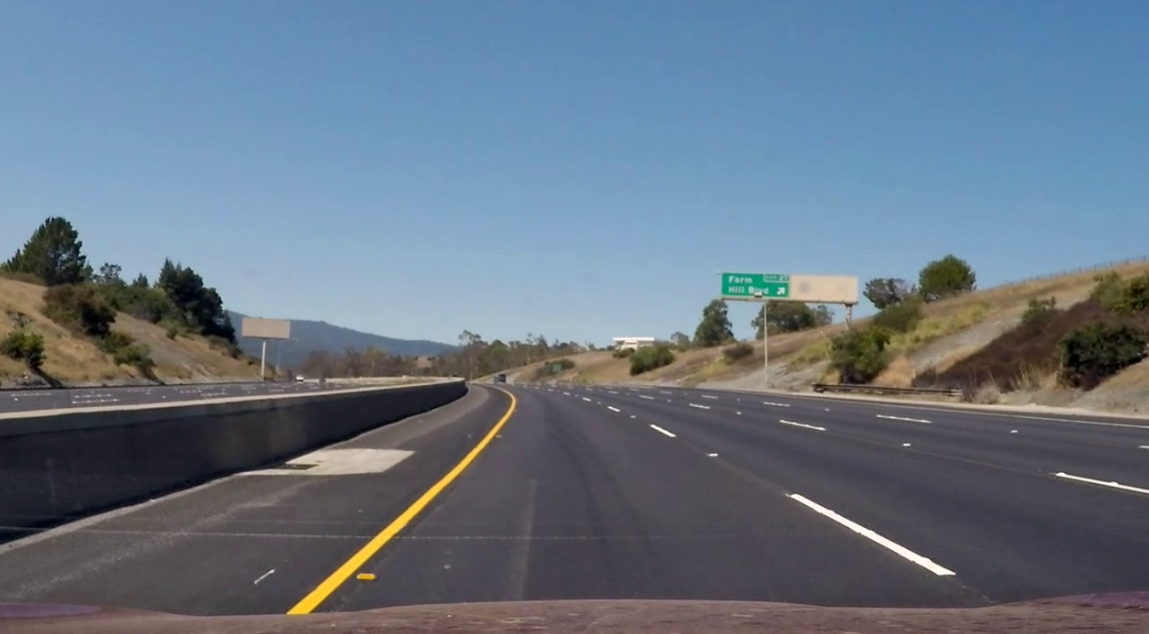
#> input picture opencvClassEx/data2/road.png, 1149 x 634 px
$ python canny.py
#> lines starting #> are read from the running program, lines starting #| are printed output that depends on the picture; after the words box and inside, x2 and y2 are one past the last pixel; in counts of white or black regions, pixels touching at a corner belong together
import cv2, sys
import numpy as np

src =cv2.imread('data2/road.png', cv2.IMREAD_GRAYSCALE)
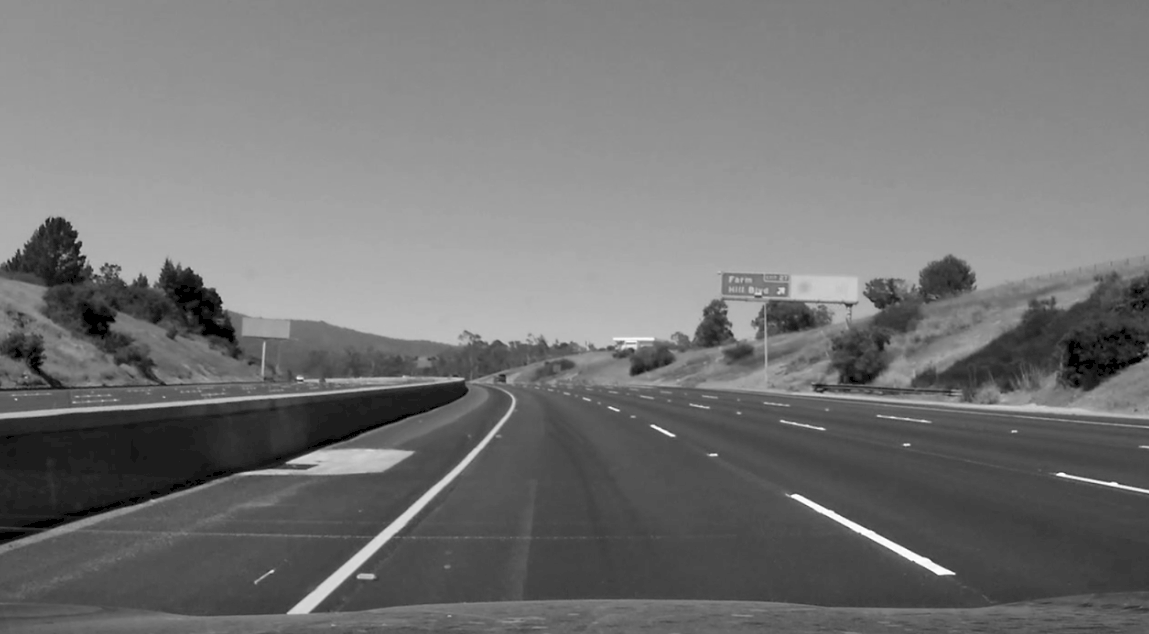
#> src: shape (634, 1149); min 0, max 255, mean 115.6

if src is None:
    sys.exit('Image load failed')


dst = cv2.Canny(src, 64, 128)
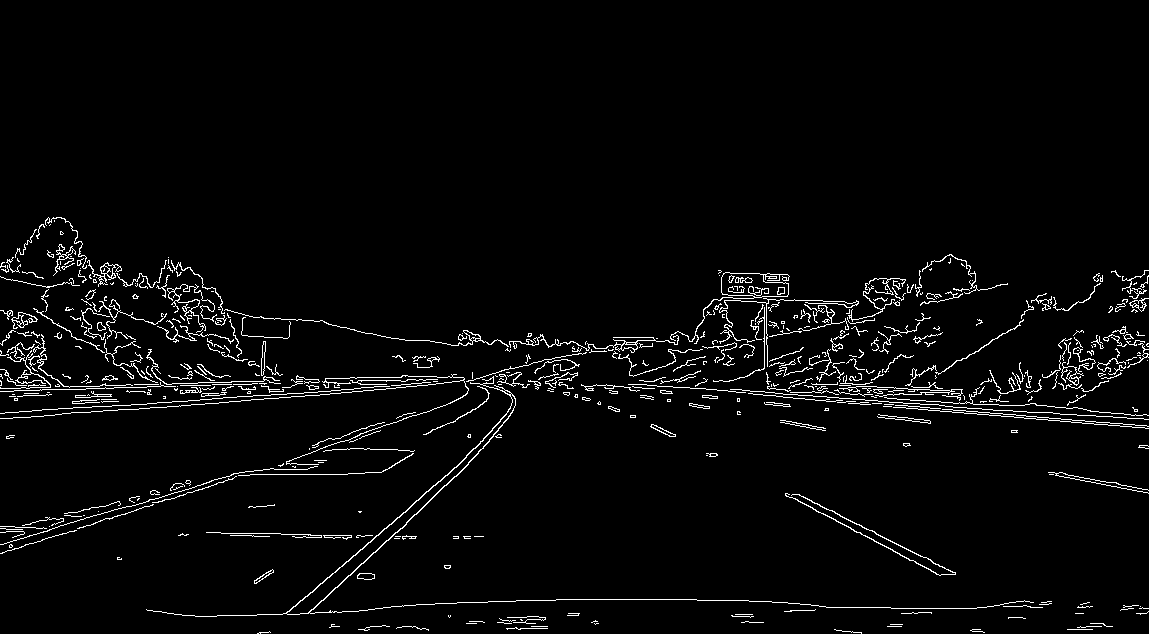
#> dst: shape (634, 1149); 3.2% white in thin lines or dots, all inside (x1, y1, x2, y2) = (0, 217, 1149, 634)
dst1 = cv2.Canny(src, 5, 128)
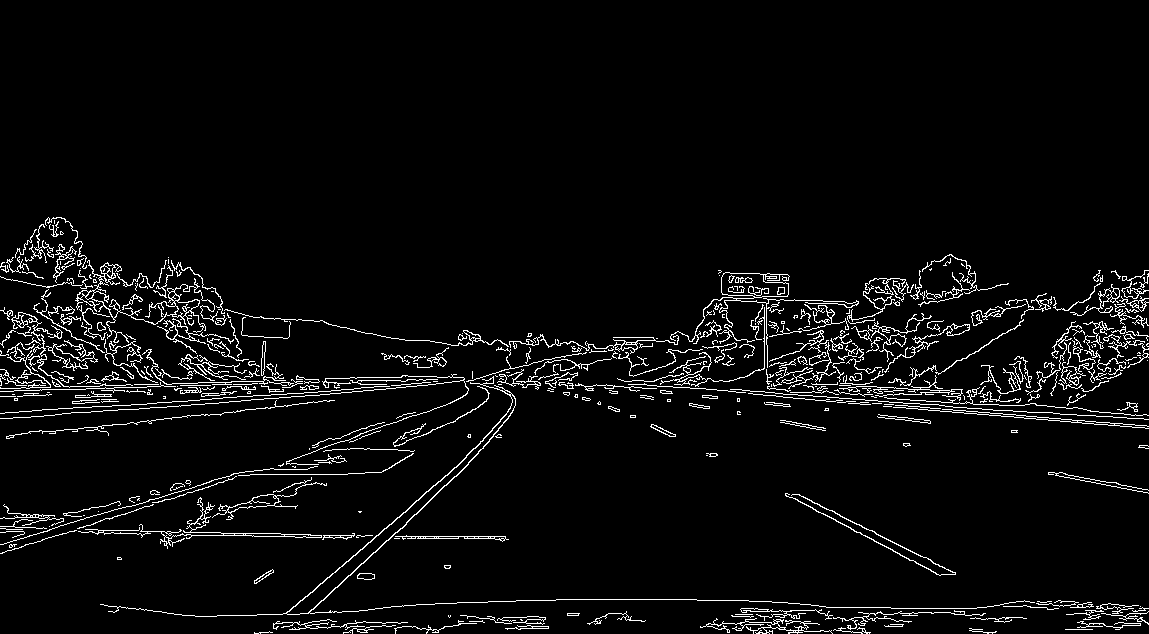
#> dst1: shape (634, 1149); 4.4% white in thin lines or dots, all inside (x1, y1, x2, y2) = (0, 217, 1149, 634)
dst2 = cv2.Canny(src, 64, 20)
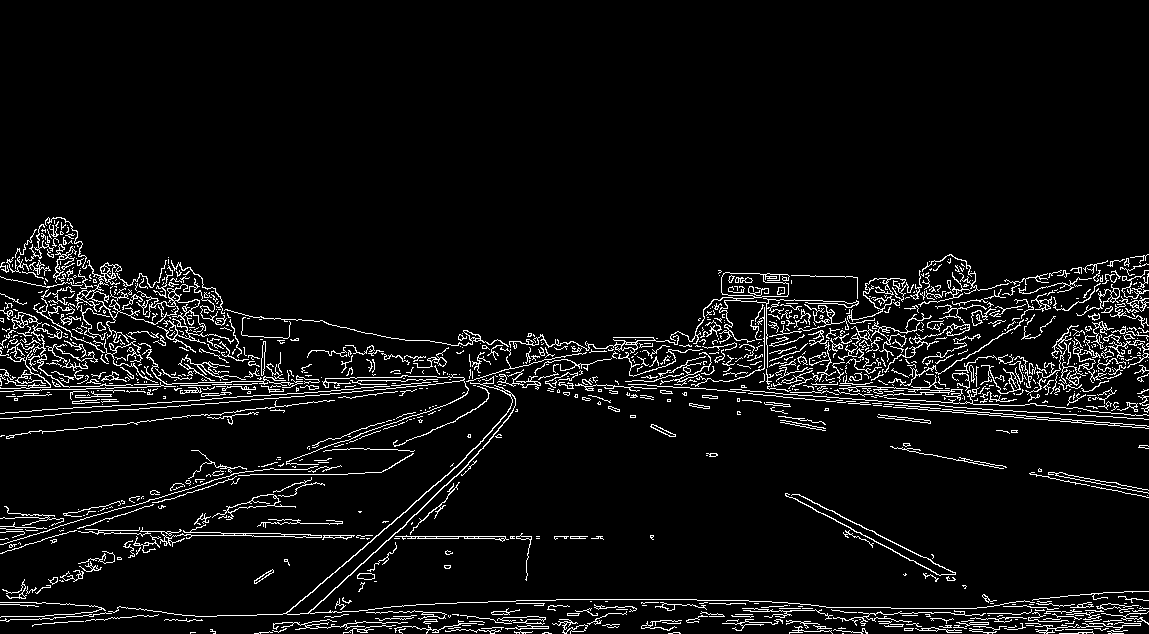
#> dst2: shape (634, 1149); 5.8% white in thin lines or dots, all inside (x1, y1, x2, y2) = (0, 217, 1149, 634)

cv2.imshow('src',src)
cv2.imshow('dst',dst)
cv2.imshow('dst1',dst1)
cv2.imshow('dst2',dst2)
cv2.waitKey()
cv2.destroyAllWindows()
